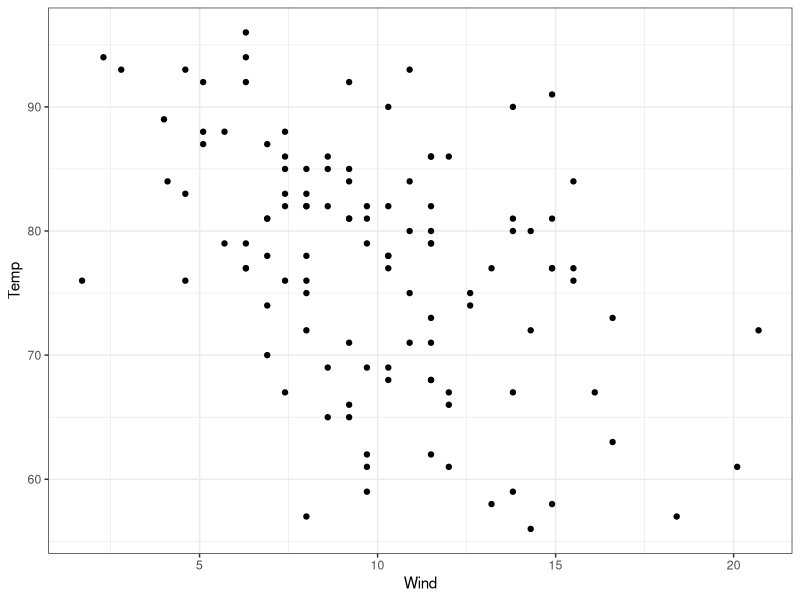
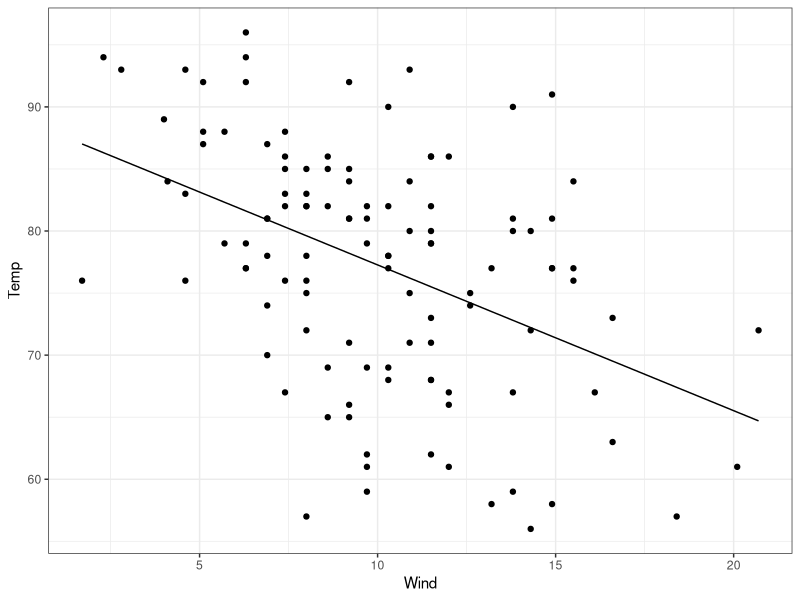
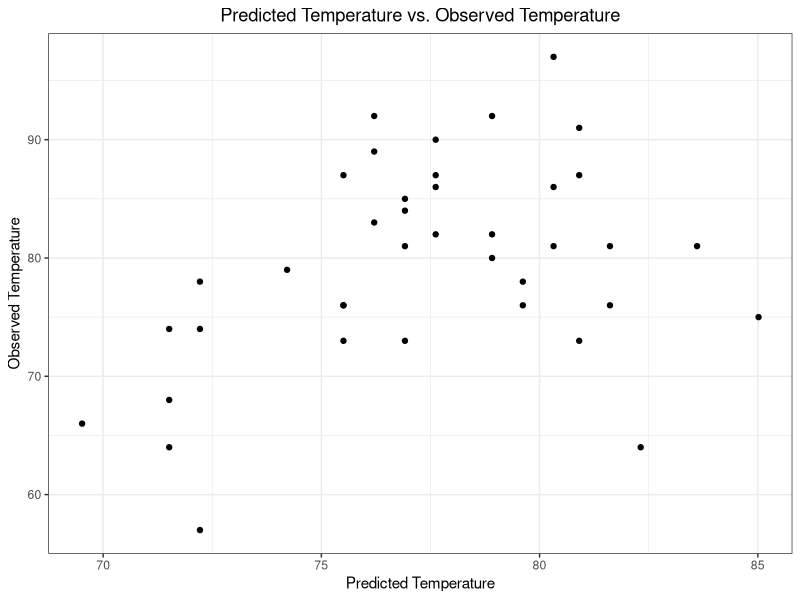
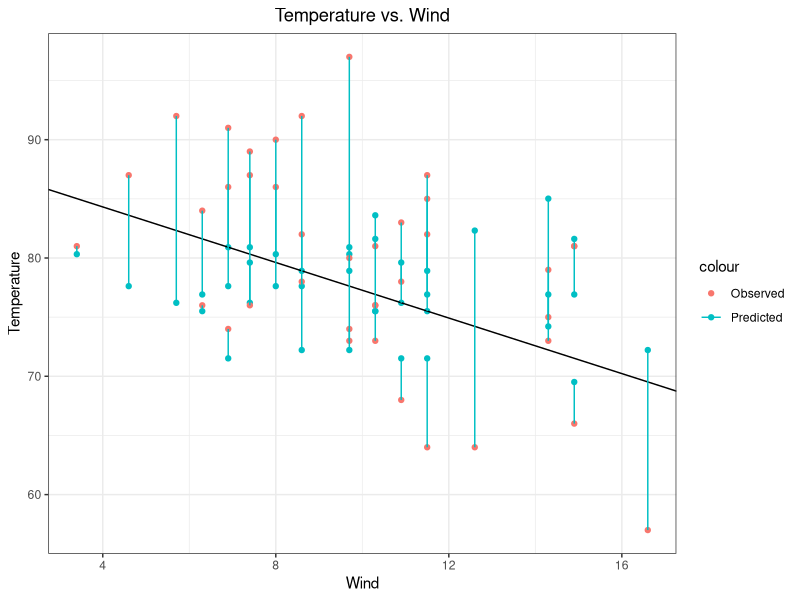
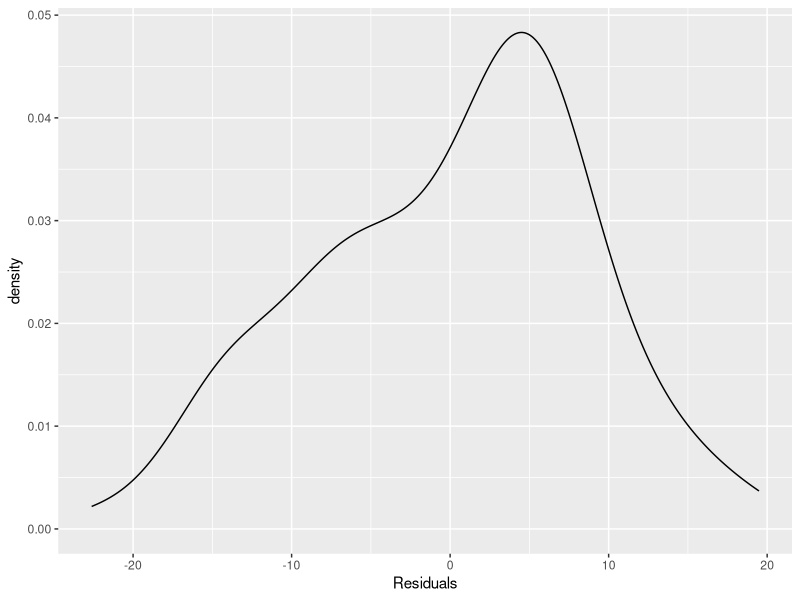

Generate these figures, in order, with R: (Note: this script raises an error after producing the figures.)
## ---- chunk 1
knitr::opts_chunk$set(echo = TRUE, eval = T)
## ---- chunk 2
library(caret)
library(MASS)
library(ggplot2)
library(dplyr)
library(ggfortify)


#Mauna Loa CO2 concentrations
data(airquality)
airquality
## ---- chunk 3
# Set seed so random sampling is reproducible
set.seed(486)

# take a random sample of 75% of rows idices
train <- sample(nrow(airquality), nrow(airquality)*.75)
# subsets the dataframe by the rows selected in the sample function
train_regression <- airquality[sort(train),]
test_regression = airquality[sort(-train),]
## ---- chunk 4
 ggplot(data = train_regression) +
   geom_point(aes(x=Wind, y=Temp)) +
   theme_bw()
## ---- chunk 5
#help(train)
set.seed(40)
linear_regression <- train(Temp ~ Wind, data= train_regression, method = "lm", na.action = na.omit)
## ---- chunk 6

# plotted predicted values of train data

predicted_values_train = predict(linear_regression, train_regression)

 ggplot() +
   geom_point(data = train_regression, aes(x=Wind, y=Temp)) +
   geom_line(data = train_regression, aes(x=Wind, y=predicted_values_train))+
   theme_bw()
## ---- chunk 7
#help(predict)
linear_predict <- sort(predict(linear_regression, newdata=test_regression))
linear_predict
## ---- chunk 8
#look at the median residual value. Close to zero is best
#help(summary)
summary(linear_regression)
## ---- chunk 9
# on test dataset?
 ggplot() +
   geom_point(data = test_regression, aes(x=linear_predict, y=Temp)) +
   theme_bw() +
  xlab("Predicted Temperature") +
  ylab("Observed Temperature") + 
  ggtitle("Predicted Temperature vs. Observed Temperature") +
  theme(plot.title = element_text(hjust = 0.5))
## ---- chunk 10
# Extract coefficients from the model
coef(linear_regression$finalModel)

# plot the regression line on the predicted values
# plot the original test values

 ggplot(data=test_regression, aes(x=Wind, y=linear_predict, col="Predicted")) +
   geom_point() +
   geom_point(aes(x=Wind, y=Temp, color="Observed")) +
   geom_abline(intercept = 89.010, slope = -1.174) +
   geom_segment(aes(yend=Temp, xend= Wind)) +
   theme_bw()  +
   xlab("Wind") +
   ylab("Temperature") + 
   ggtitle("Temperature vs. Wind") +
   theme(plot.title = element_text(hjust = 0.5))
  
## ---- chunk 11
#residuals_lin <- residuals(linear_regression)
#ggplot(data=residvpredict) +
#  geom_density(aes(residual))

residuals_lin <- residuals(linear_regression)

# Makes dataframe of training data and residuals of training data
residvpredict <- data.frame(predicted_values_train, residuals_lin)

ggplot(data=residvpredict) +
  geom_density(aes(x=residuals_lin)) +
  xlab("Residuals")

## ---- chunk 12
cor.test(train_regression$Wind, resid(linear_regression))
## ---- chunk 13
# Create model
set.seed(40)
lasso_mod <- train(Temp ~ Wind + Month, data= train_regression, method = "lasso")

pred_mod_train = predict(lasso_mod, train_regression)

 ggplot() +
   geom_point(data = train_regression, aes(x=pred_mod_train, y=Temp)) +
   theme_bw() +
   xlab("Predicted Temperature") +
   ylab("Observed Temperature") + 
   ggtitle("Predicted Temperature vs. Observed Temperature") +
   theme(plot.title = element_text(hjust = 0.5))
